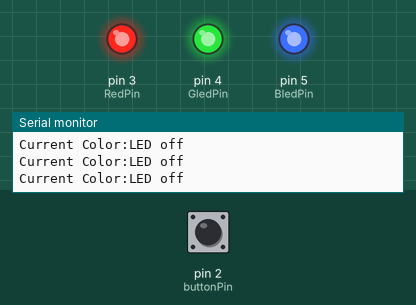
This sketch was run on a simulated Arduino Uno, built with avr-gcc and run on an emulated ATmega328P. Parts: output pins drawn as LEDs (lit = HIGH), the last lines printed to the serial monitor. Inputs (shaded band) come from the test bench; at power-on: pin 2 (buttonPin) LOW.

Above: at 1.2 s.
1.3 s: pin 2 (buttonPin) pulled HIGH for 0.15 s
At 1.9 s:
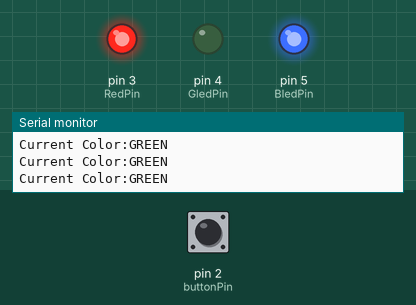
2.9 s: pin 2 (buttonPin) pulled HIGH for 1 s
At 4.8 s:
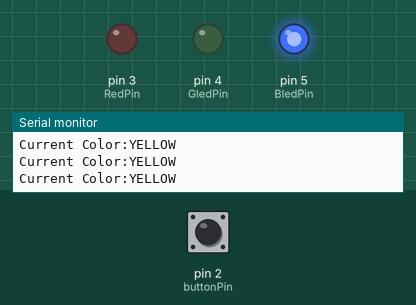
5.4 s: pin 2 (buttonPin) pulled HIGH for 0.15 s
At 6.6 s:
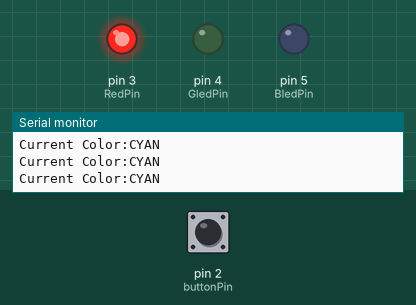
7.0 s: pin 2 (buttonPin) pulled HIGH for 3.2 s
At 7.7 s:
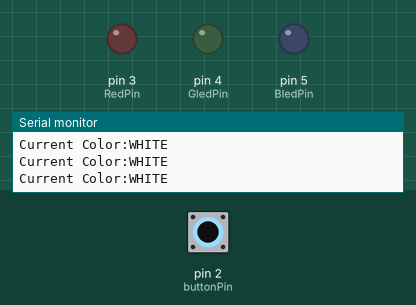
11.7 s: pin 2 (buttonPin) pulsed HIGH 2 times (0.12 s each, 0.3 s apart)
At 11.79 s:
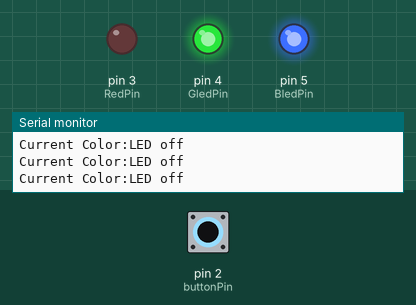
15.3 s: pin 2 (buttonPin) pulsed HIGH 5 times (0.12 s each, 0.3 s apart)
At 15.39 s:
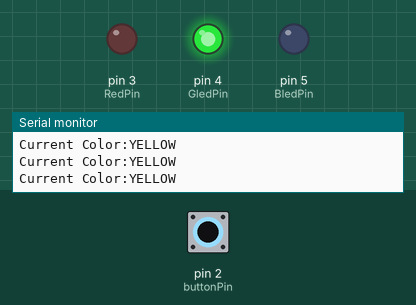
Timing chart, 0 to 18.3 s (numbered marks = the images above; inputs shaded):
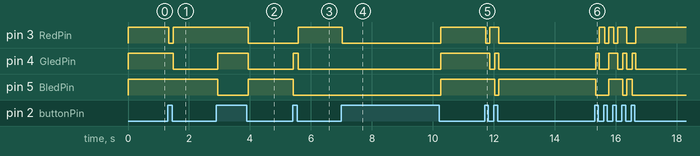

Measured:
- after the input at 1.3 s, pin 3 (RedPin): HIGH → LOW at once, → HIGH 0.14 s later; pin 4 (GledPin): HIGH → LOW after 0.18 s
- after the input at 2.9 s, pin 3 (RedPin): HIGH → LOW after 1.0 s; pin 4 (GledPin): LOW → HIGH at once, → LOW 1.0 s later; pin 5 (BledPin): HIGH → LOW at once, → HIGH 1.0 s later
- after the input at 5.4 s, pin 3 (RedPin): LOW → HIGH after 0.19 s; pin 4 (GledPin): LOW → HIGH at once, → LOW 0.16 s later; pin 5 (BledPin): HIGH → LOW at once
- after the input at 7.0 s, pin 3 (RedPin): HIGH → LOW at once, → HIGH 3.2 s later; pin 4 (GledPin), pin 5 (BledPin): LOW → HIGH after 3.3 s
- after the input at 11.7 s, pin 3 (RedPin): HIGH → LOW at once, → HIGH 0.12 s later, → LOW 0.30 s later; pin 4 (GledPin): HIGH → LOW after 0.16 s, → HIGH 0.17 s later, → LOW 0.12 s later; pin 5 (BledPin): HIGH → LOW after 0.33 s, → HIGH 0.12 s later
- after the input at 15.3 s, pin 3 (RedPin): goes HIGH 0.19 s, LOW 0.13 s, HIGH 0.17 s, LOW 0.12 s, HIGH 0.30 s, LOW 0.30 s, then HIGH, starting after 0.15 s; pin 4 (GledPin): LOW → HIGH at once, → LOW 0.11 s later, → HIGH 0.32 s later, → LOW 0.29 s later, … (8 changes in this stretch)

The sketch:

blink10_1_displaycurrentcolor_ino_copy_20251001152247.ino
```cpp
const int buttonPin = 2; // the number of the pushbutton pin
const int RedPin = 3; // the number of the R pin
const int GledPin = 4; // the number of the G pin
const int BledPin = 5; // the number of the B pin
String currentcolor = "led";

int buttonState = 0;     // variable for reading the pushbutton status
int ledcolor = 0;

bool buttonPressed = false;

void setup() {
  // initialize the LED pin as an output:
  pinMode (RedPin, OUTPUT);
  pinMode (GledPin, OUTPUT);
  pinMode (BledPin, OUTPUT);
  // initialize the pushbutton pin as an input:
  pinMode (buttonPin, INPUT);
  Serial.begin(9600); //Bound rate setting
}

void loop() {
  //read the state of the pushbutton value:
  buttonState = digitalRead(buttonPin);
  Serial.print ("Current Color:") ;
  Serial.println (currentcolor);

  if (buttonState == HIGH && !buttonPressed) {
    ledcolor = ledcolor + 1;
    buttonPressed = true;
    //delay(100);
  }

  if (buttonState == LOW && buttonPressed) {
    ledcolor = ledcolor + 1;
    buttonPressed = false;
  }

  if (ledcolor == 0){
    currentcolor = "LED off";
    digitalWrite(RedPin, HIGH);
    digitalWrite(GledPin, HIGH);
    digitalWrite(BledPin, HIGH);
  }

  else if (ledcolor == 1) {
    currentcolor = "RED";
    digitalWrite(RedPin, LOW);
    digitalWrite(GledPin, HIGH);
    digitalWrite(BledPin, HIGH);
  }

  else if(ledcolor == 2) {
    currentcolor = "GREEN";
    digitalWrite(RedPin, HIGH);
    digitalWrite(GledPin, LOW);
    digitalWrite(BledPin, HIGH);
  }

  else if(ledcolor == 3) {
    currentcolor = "BLUE";
    digitalWrite(RedPin, HIGH);
    digitalWrite(GledPin, HIGH);
    digitalWrite(BledPin, LOW);
  }

  else if(ledcolor == 4) {
    currentcolor = "YELLOW";
    digitalWrite(RedPin, LOW);
    digitalWrite(GledPin, LOW);
    digitalWrite(BledPin, HIGH);
  }

  else if(ledcolor == 5) {
    currentcolor = "PURPLE";
    digitalWrite(RedPin, LOW);
    digitalWrite(GledPin, HIGH);
    digitalWrite(BledPin, LOW);
  }

  else if(ledcolor == 6) {
    currentcolor = "CYAN";
    digitalWrite(RedPin, HIGH);
    digitalWrite(GledPin, LOW);
    digitalWrite(BledPin, LOW);
  }

  else if(ledcolor == 7) {
    currentcolor = "WHITE";
    digitalWrite(RedPin, LOW);
    digitalWrite(GledPin, LOW);
    digitalWrite(BledPin, LOW);
  }

  else if(ledcolor == 8) {
    ledcolor = 0;
  }
}
```
